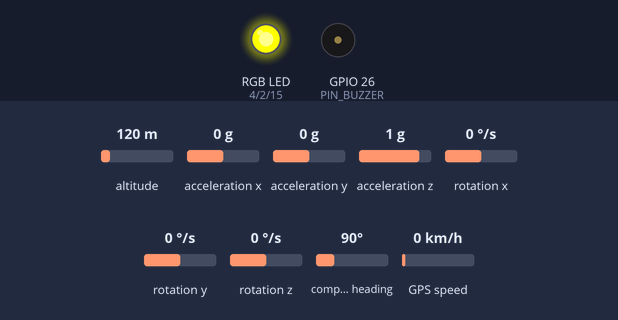
A sketch run on a simulated ESP32. Shown: an RGB LED mixed from three pins (HIGH = lit), buzzer (waves = sounding, pin HIGH). Wiring (inferred from the names in the program): MPU-6050 motion sensor at I2C address 0x68. The inputs (shaded band) are chosen by the test bench; at power-on: altitude 120 m, acceleration x 0 g, acceleration y 0 g, acceleration z 1 g, rotation x 0 °/s, rotation y 0 °/s, rotation z 0 °/s, compass heading 90°, GPS speed 0 km/h. The GPS gets a fix after 3 s at 37.7749, -122.4194 with 8 satellites; the modem accepts every AT command (registered, SIM ready, sends succeed) and sends nothing else; what the sketch prints to the serial monitor is not drawn.

Above: at 0.1 s.
At 3.1 s:
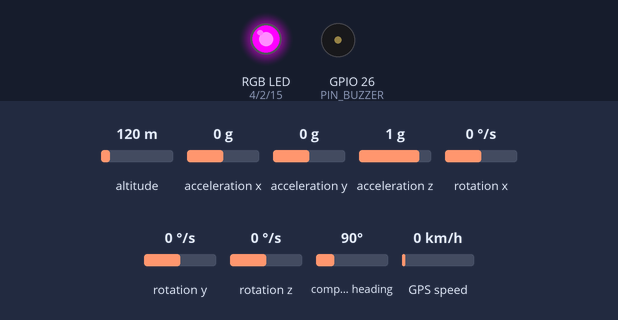
Timing chart, 0 to 4.6 s (numbered marks = the images above):
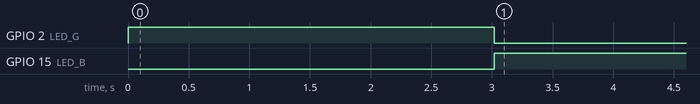

Measured:
- by itself, GPIO 2 (LED_G): HIGH → LOW at 3.0 s
- by itself, GPIO 15 (LED_B): LOW → HIGH at 3.0 s

The sketch:

TODOMENOSMICRO.ino
```cpp
/*
 * SISTEMA INTEGRADO: ESP32 + MPU6050 + GPS NEO-6M + A7670SA
 * CORRECCIONES:
 * - Agregada impresión serial de datos GPS.
 * - Arreglado el Buzzer en estado de RIESGO (ahora pita con el LED).
 * * PRIORIDADES:
 * 1. CAÍDA (Latch 10s) -> ROJO FIJO + Buzzer Continuo
 * 2. RIESGO            -> AMARILLO PARPADEO + Beep Intermitente
 * 3. FUERA DE ZONA     -> ROJO PARPADEO + Alarma Sonora Lenta
 * 4. BUSCANDO GPS      -> AZUL PARPADEO
 * 5. NORMAL            -> VERDE FIJO
 */

#include <TinyGPS++.h>
#include <HardwareSerial.h>
#include <Wire.h>
#include <math.h>

// ================== PINES Y HARDWARE ==================
// LED RGB (Ánodo Común 3.3V -> LOW=ON, HIGH=OFF)
const int LED_R = 4;
const int LED_G = 2;
const int LED_B = 15;

// Buzzer (Activo HIGH)
const int PIN_BUZZER = 26;

// Módulo SMS A7670SA (UART 1)
const int MODEM_RX = 16;
const int MODEM_TX = 17;
const long MODEM_BAUD = 115200;

// GPS NEO-6M (UART 2)
const int GPS_RX = 18;
const int GPS_TX = 19;
const long GPS_BAUD = 9600;

// MPU6050 (I2C)
const int I2C_SDA = 21;
const int I2C_SCL = 22;
const uint8_t MPU_ADDR = 0x68;

// Configuración Usuario
const char NUMERO_ALERTA[] = "+573213xxxx";
const double SAFE_RADIUS_M = 15.0;

// ================== OBJETOS ==================
TinyGPSPlus gps;
HardwareSerial modem(1);

// ================== VARIABLES GLOBALES ==================
// GPS
double safeLat = 0.0, safeLon = 0.0;
bool homeSet = false;
bool isOutsideZone = false;
bool geoAlertSent = false;
unsigned long lastGpsPrint = 0; // Timer para imprimir

// MPU
const float ACC_LSB = 16384.0f;
const float GYRO_LSB = 131.0f;
unsigned long lastFallSmsMillis = 0;
const unsigned long FALL_COOLDOWN = 20000;
unsigned long finAlarmaCaidaMillis = 0;

enum MpuState { EST_NORMAL=0, EST_RIESGO=1, EST_CAIDA=2 };
MpuState estadoMPU = EST_NORMAL;

// Sistema
enum SystemState { SYS_INIT, SYS_NORMAL, SYS_GPS_SEARCH, SYS_OUTSIDE, SYS_RISK, SYS_FALL };
SystemState currentSysState = SYS_INIT;

unsigned long blinkMillis = 0;
bool blinkState = false;

// ================== FUNCIONES HARDWARE ==================
void setRGB(bool r, bool g, bool b) {
  digitalWrite(LED_R, r ? LOW : HIGH);
  digitalWrite(LED_G, g ? LOW : HIGH);
  digitalWrite(LED_B, b ? LOW : HIGH);
}
void buzzerOn()  { digitalWrite(PIN_BUZZER, HIGH); }
void buzzerOff() { digitalWrite(PIN_BUZZER, LOW); }

// ================== MODEM SMS ==================
void enviarComandoModem(const char* cmd, uint16_t esperaMs = 500) {
  modem.println(cmd);
  unsigned long start = millis();
  while(millis() - start < esperaMs) {
    while(modem.available()) Serial.write(modem.read());
  }
}

void inicializarSMS() {
  Serial.println(F("Configurando Modem..."));
  enviarComandoModem("AT");
  enviarComandoModem("ATE0");
  enviarComandoModem("AT+CMGF=1");
  enviarComandoModem("AT+CSCS=\"GSM\"");
}

void enviarSMS(String mensaje, bool incluirGPS) {
  Serial.println(F("📩 Enviando SMS..."));
  modem.println("AT+CMGF=1"); delay(200);
  modem.print("AT+CMGS=\""); modem.print(NUMERO_ALERTA); modem.println("\""); delay(200);

  modem.println(mensaje);
  if (incluirGPS && gps.location.isValid()) {
    String url = "http://maps.google.com/?q=";
    url += String(gps.location.lat(), 6) + "," + String(gps.location.lng(), 6);
    modem.print("Ubicacion: "); modem.println(url);
  } else if (incluirGPS) {
    modem.println("Ubicacion: GPS sin señal.");
  }
  modem.write(26);
  Serial.println(F("✅ Comando SMS enviado."));
}

// ================== IMPRESIÓN DATOS GPS (NUEVO) ==================
void imprimirDatosGPS() {
  if (millis() - lastGpsPrint < 2000) return; // Imprimir cada 2 seg
  lastGpsPrint = millis();

  Serial.print("📡 GPS: ");
  if (gps.location.isValid()) {
    Serial.print("Lat: "); Serial.print(gps.location.lat(), 6);
    Serial.print(" | Lon: "); Serial.print(gps.location.lng(), 6);
    Serial.print(" | Sats: "); Serial.print(gps.satellites.value());

    if (homeSet) {
      double dist = TinyGPSPlus::distanceBetween(gps.location.lat(), gps.location.lng(), safeLat, safeLon);
      Serial.print(" | Dist Home: "); Serial.print(dist, 1); Serial.print("m");
      if (dist > SAFE_RADIUS_M) Serial.print(" [FUERA]");
      else Serial.print(" [DENTRO]");
    } else {
      Serial.print(" | Home: NO CONFIGURADO (>5 sats req)");
    }
  } else {
    Serial.print("Buscando señal... Sats: ");
    if (gps.satellites.isValid()) Serial.print(gps.satellites.value());
    else Serial.print("0");
  }
  Serial.println();
}

// ================== MPU6050 ==================
bool initMPU() {
  Wire.beginTransmission(MPU_ADDR); Wire.write(0x6B); Wire.write(0x00);
  if(Wire.endTransmission() != 0) return false;
  Wire.beginTransmission(MPU_ADDR); Wire.write(0x1C); Wire.write(0x00); Wire.endTransmission();
  Wire.beginTransmission(MPU_ADDR); Wire.write(0x1B); Wire.write(0x00); Wire.endTransmission();
  return true;
}

bool leerMPU(float &accMag, float &gyroMag) {
  Wire.beginTransmission(MPU_ADDR); Wire.write(0x3B);
  if (Wire.endTransmission(false) != 0) return false;
  Wire.requestFrom(MPU_ADDR, (uint8_t)14, (uint8_t)true);
  if (Wire.available() < 14) return false;

  int16_t ax = (Wire.read()<<8)|Wire.read();
  int16_t ay = (Wire.read()<<8)|Wire.read();
  int16_t az = (Wire.read()<<8)|Wire.read();
  Wire.read(); Wire.read();
  int16_t gx = (Wire.read()<<8)|Wire.read();
  int16_t gy = (Wire.read()<<8)|Wire.read();
  int16_t gz = (Wire.read()<<8)|Wire.read();

  float fax = ax/ACC_LSB, fay = ay/ACC_LSB, faz = az/ACC_LSB;
  float fgx = gx/GYRO_LSB, fgy = gy/GYRO_LSB, fgz = gz/GYRO_LSB;

  accMag = sqrt(fax*fax + fay*fay + faz*faz);
  gyroMag = sqrt(fgx*fgx + fgy*fgy + fgz*fgz);
  return true;
}

float clamp01(float x) { return (x<0)?0:(x>1)?1:x; }

void actualizarMPU() {
  unsigned long now = millis();

  if (finAlarmaCaidaMillis > 0) {
    if (now < finAlarmaCaidaMillis) {
      estadoMPU = EST_CAIDA; return;
    } else {
      finAlarmaCaidaMillis = 0;
    }
  }

  static unsigned long lastRead = 0;
  if (now - lastRead < 200) return;
  lastRead = now;

  float acc, gyro;
  if (!leerMPU(acc, gyro)) return;

  float accImp = clamp01((acc - 1.0f) / 2.0f);
  float gyroImp = clamp01(gyro / 300.0f);
  float score = clamp01(0.6f*accImp + 0.4f*gyroImp);

  MpuState nuevoEstado = EST_NORMAL;
  if (score >= 0.7f) nuevoEstado = EST_CAIDA;
  else if (score >= 0.4f) nuevoEstado = EST_RIESGO;

  if (estadoMPU != EST_CAIDA && nuevoEstado == EST_CAIDA) {
    Serial.println(F("🚨 CAIDA DETECTADA -> ALARMA 10s"));
    finAlarmaCaidaMillis = now + 10000;
    estadoMPU = EST_CAIDA;

    if (now - lastFallSmsMillis > FALL_COOLDOWN || lastFallSmsMillis == 0) {
      enviarSMS("ALERTA: CAIDA DETECTADA!", true);
      lastFallSmsMillis = now;
    }
  } else {
    estadoMPU = nuevoEstado;
  }
}

// ================== GPS LOGIC ==================
void actualizarGPS() {
  if (!gps.location.isValid()) return;

  if (!homeSet && gps.satellites.value() > 4) {
    safeLat = gps.location.lat();
    safeLon = gps.location.lng();
    homeSet = true;
    Serial.println(F("🏠 HOME CONFIGURADO"));
  }

  if (homeSet) {
    double dist = TinyGPSPlus::distanceBetween(gps.location.lat(), gps.location.lng(), safeLat, safeLon);

    if (dist > SAFE_RADIUS_M) {
      isOutsideZone = true;
      if (!geoAlertSent) {
        enviarSMS("ALERTA: SALIO DE ZONA SEGURA. Dist: " + String(dist,1) + "m", true);
        geoAlertSent = true;
      }
    } else {
      isOutsideZone = false;
      geoAlertSent = false;
    }
  }
}

// ================== INDICADORES ==================
void gestionarIndicadores() {
  // Jerarquía
  if (estadoMPU == EST_CAIDA) currentSysState = SYS_FALL;
  else if (estadoMPU == EST_RIESGO) currentSysState = SYS_RISK;
  else if (homeSet && isOutsideZone) currentSysState = SYS_OUTSIDE;
  else if (!homeSet || !gps.location.isValid()) currentSysState = SYS_GPS_SEARCH;
  else currentSysState = SYS_NORMAL;

  unsigned long now = millis();

  switch (currentSysState) {
    case SYS_FALL:
      setRGB(true, false, false); // Rojo Fijo
      if ((now / 150) % 2 == 0) buzzerOn(); else buzzerOff(); // Beep-Beep rápido
      break;

    case SYS_RISK:
      // CORRECCIÓN: Hacemos parpadear el Amarillo Y el Buzzer juntos
      if (now - blinkMillis > 200) { // Velocidad parpadeo
        blinkMillis = now;
        blinkState = !blinkState;
        if(blinkState) {
          setRGB(true, true, false); // Amarillo ON
          buzzerOn();                // Beep ON
        } else {
          setRGB(false, false, false); // Apagado
          buzzerOff();                 // Beep OFF
        }
      }
      break;

    case SYS_OUTSIDE:
      if (now - blinkMillis > 500) {
        blinkMillis = now; blinkState = !blinkState;
        if(blinkState) {
          setRGB(true, false, false); // Rojo ON
          buzzerOn();
        } else {
          setRGB(false, false, false);
          buzzerOff();
        }
      }
      break;

    case SYS_GPS_SEARCH:
      if (now - blinkMillis > 1000) {
        blinkMillis = now; blinkState = !blinkState;
        if(blinkState) setRGB(false, false, true); // Azul ON
        else setRGB(false, false, false);
      }
      buzzerOff();
      break;

    case SYS_NORMAL:
      setRGB(false, true, false); // Verde Fijo
      buzzerOff();
      break;
  }
}

// ================== SETUP & LOOP ==================
void setup() {
  Serial.begin(115200);
  Serial.println(F("=== SISTEMA INTEGRADO DE SEGURIDAD ==="));

  pinMode(LED_R, OUTPUT); pinMode(LED_G, OUTPUT); pinMode(LED_B, OUTPUT);
  pinMode(PIN_BUZZER, OUTPUT);

  setRGB(false, false, true); // Azul inicio
  buzzerOff();

  Wire.begin(I2C_SDA, I2C_SCL);
  if(initMPU()) Serial.println("✅ MPU OK");
  else Serial.println("❌ MPU FALLO");

  modem.begin(MODEM_BAUD, SERIAL_8N1, MODEM_RX, MODEM_TX);
  inicializarSMS();

  Serial2.begin(GPS_BAUD, SERIAL_8N1, GPS_RX, GPS_TX);
}

void loop() {
  while (Serial2.available() > 0) {
    gps.encode(Serial2.read());
  }

  actualizarGPS();
  actualizarMPU();
  gestionarIndicadores();
  imprimirDatosGPS(); // <--- Nueva función para ver info
}
```
